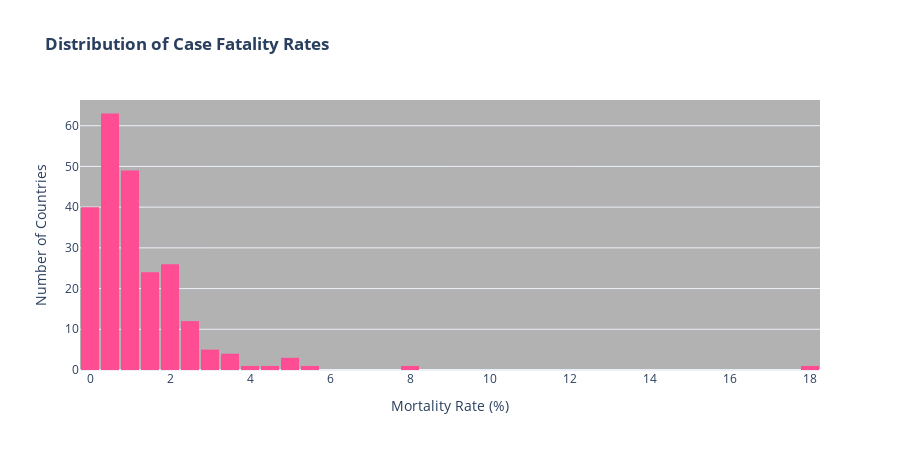

The cell this chart's notebook holds for it:
### Markdown cell above
### 📊 Visualization 8: Mortality Rate Distribution (Histogram)

### Code cell
latest_clean = latest[latest['mortality_rate'] < 20].copy()

fig = px.histogram(
    latest_clean,
    x='mortality_rate',
    nbins=50,
    title='<b>Distribution of Case Fatality Rates</b>',
    template='plotly_white',
    color_discrete_sequence=['#ff4d94'],
    height=450
)

fig.update_layout(
    xaxis_title='Mortality Rate (%)',
    yaxis_title='Number of Countries',
    plot_bgcolor='rgba(0,0,0,0.3)',
    bargap=0.1
)

fig.show()

### Figure 1 — Plotly figure (JSON) as saved in the notebook; plotly's stock layout.template omitted (floating-point values rounded to 4 significant figures; data arrays with more than 128 entries replaced by an {"elided": "..."} marker saying what was removed)
{"data": [{"bingroup": "x", "hovertemplate": "mortality_rate=%{x}<br>count=%{y}<extra></extra>", "legendgroup": "", "marker": {"color": "#ff4d94", "pattern": {"shape": ""}}, "name": "", "nbinsx": 50, "orientation": "v", "showlegend": false, "type": "histogram", "x": {"elided": "231 float values"}, "xaxis": "x", "yaxis": "y"}], "layout": {"bargap": 0.1, "barmode": "relative", "height": 450, "legend": {"tracegroupgap": 0}, "plot_bgcolor": "rgba(0,0,0,0.3)", "title": {"text": "<b>Distribution of Case Fatality Rates</b>"}, "xaxis": {"anchor": "y", "domain": [0, 1], "title": {"text": "Mortality Rate (%)"}}, "yaxis": {"anchor": "x", "domain": [0, 1], "title": {"text": "Number of Countries"}}}}
